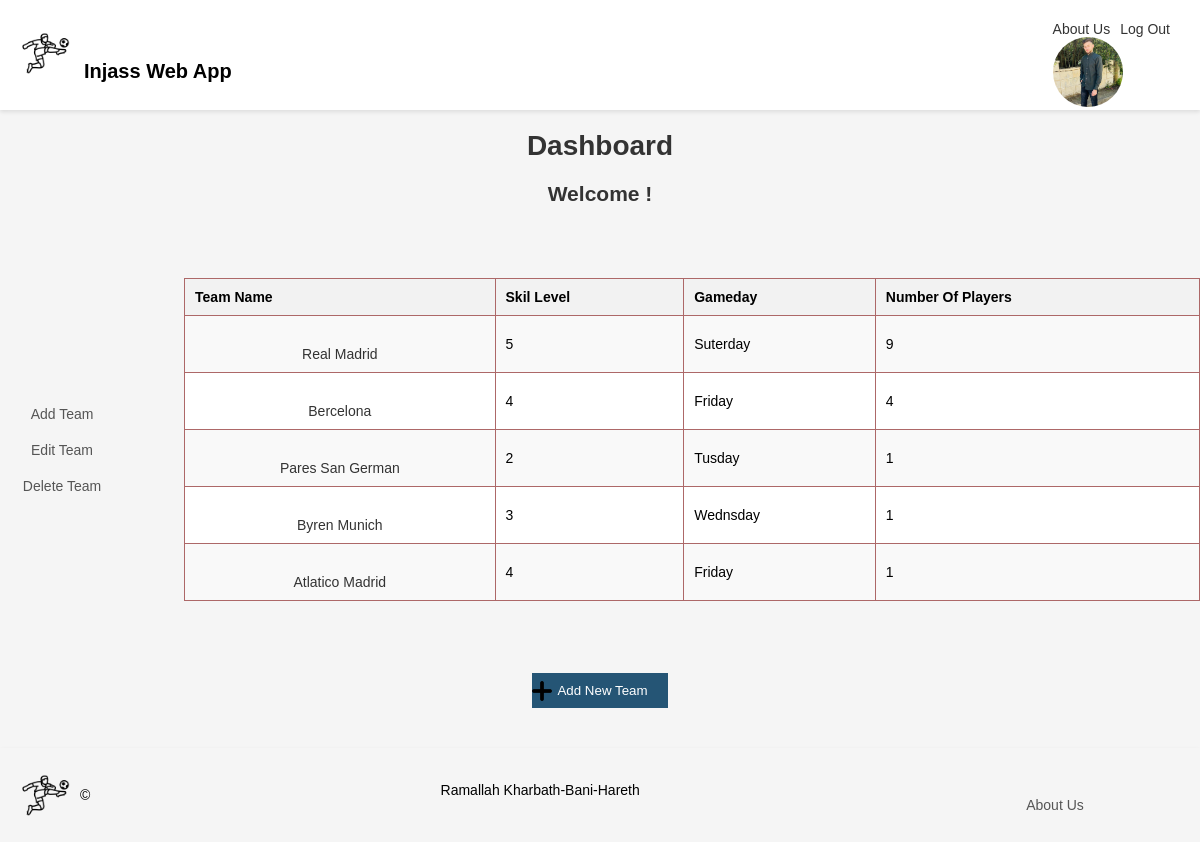
Page /dashboard.php on the committed database.
### tables this page shows
CREATE TABLE `team` (
  `team_id` int(11) NOT NULL,
  `user_id` int(11) NOT NULL,
  `team_name` varchar(250) NOT NULL,
  `skill_level` int(11) NOT NULL,
  `gameday` varchar(250) NOT NULL
);

### dashboard.php (the view, shortened to what this page needs)
<?php
include "db.inc";
$query="SELECT * FROM `team`;";
$d=$pdo->query($query);
?>
<!DOCTYPE html>
<html lang="en">
<head>
    <link rel="stylesheet" href="dashboard.css">
</head>
<body>
    <header>
    <div class="header-left">
      <img src="imges/soccer-player.png" alt="App Logo" class="logo">
      <label class="header-text"><strong>Injass Web App</strong></label>
    </div>
    <div class="header-right">
      <nav class="nav-links">
        <a href="about.html" class="nav-link">About Us</a>
        <a href="logout.php" class="nav-link">Log Out</a>
      </nav>
      <img src="imges/me.jpg" alt="Photo" class="photo">
    </div>
    </header>
    <h1>Dashboard</h1>
    <?php
        echo "<h2>Welcome ".$_SESSION['name']." !</h2>";
    ?>
    <br>
    <br>
    <div class="all">
    <div class="links">
        <nav>
            <a href="createTeam.php">Add Team</a>
            <a href="">Edit Team</a>
            <a href="">Delete Team</a>
        </nav>
    </div>
    <table border=1>
        <tr>
            <th>Team Name</th>
            <th>Skil Level</th>
            <th>Gameday</th>
            <th>Number Of Players</th>
        </tr>
        <?php
            foreach($d as $data)
            {
                $teamID=$data['team_id'];
        ?>
        <tr>
            <td><a href='teamDetail.php?id=<?php echo $teamID;?>'><?php echo $data['team_name'];?></a></td>
            <td><?php echo $data['skill_level'];?></td>
            <td><?php echo $data['gameday'];?></td>
            <?php
                $conditionValue=$data['team_id'];
                $stmt = $pdo->prepare("SELECT * FROM player WHERE team_id = :value");
                $stmt->bindParam(':value', $conditionValue);
                $stmt->execute();
                $rowCount = $stmt->rowCount();
            ?>
            <td><?php echo $rowCount;?></td>
        </tr>
        <?php
        }
        ?>
    </table>
    </div>
    <br><br>
    <form action="" method="post">
    <input type="submit" name="newTeam" value="Add New Team">
    </form>
    <footer>
    <div class="logoDiv">
        <img src="imges/soccer-player.png" class="logo" alt="Logo">
        <p>&copy;</p>
    </div>
    <div class="address">
        <p>Ramallah Kharbath-Bani-Hareth</p>
    </div>
    <div class="links">
        <a href="about.html">About Us</a>
    </div>
    </footer>
</body>
</html>

### dashboard.css (style rules this page uses)
header { background-color: #fff; padding: 20px; display: flex; align-items: center; justify-content: space-between; height: 70px; box-shadow: 0 2px 4px rgba(0, 0, 0, 0.1); }
.logo { width: 50px; height: 50px; margin-right: 10px; }
.header-text { font-size: 20px; margin-right: 20px; }
.nav-links { display: flex; }
.nav-link { text-decoration: none; color: #333; margin-right: 10px; }
.photo { max-width: 70px; height: auto; border-radius: 50%; }
body, h1, h2, table { margin: 0; padding: 0; }
body { background-color: #f5f5f5; font-family: Arial, sans-serif; font-size: 14px; }
h1, h2 { color: #333333; text-align: center; margin: 20px 0; }
table { width: 90%; border-collapse: collapse; margin: 20px auto; background-color: #ffffff; border: 1px solid #ad6868; }
th, td { padding: 10px; text-align: left; }
th { background-color: #f2f2f2; font-weight: bold; }
tr:nth-child(even) { background-color: #f9f9f9; }
a { display: block; text-align: center; margin-top: 20px; color: #333333; text-decoration: none; }
form { text-align: center; margin-top: 20px; }
input[type="submit"] { padding: 10px 20px; background-color: #255575; color: #ffffff; border: none; padding-left: 25px; background-image: url('imges/add.png'); background-repeat: no-repeat; background-position: left; background-size: 20px; margin-bottom: 40px; }
footer { background-color: #f5f5f5; padding: 20px; display: flex; align-items: center; justify-content: space-between; box-shadow: 0 2px 4px rgba(0, 0, 0, 0.1); }
.links { margin-right: 70px; margin-left: 20px; width: 100px; }
.address { margin-bottom: 10px; }
.links a { color: #555; text-decoration: none; margin-right: 10px; }
.all { display: flex; align-items: center; justify-content: space-between; }
.logoDiv { display: flex; align-items: center; justify-content: space-between; }

### rows in the picture
team: team_name "Real Madrid", skill_level "5", gameday "Suterday", rowCount "9"
team: team_name "Bercelona", skill_level "4", gameday "Friday", rowCount "4"
team: team_name "Pares San German", skill_level "2", gameday "Tusday", rowCount "1"
team: team_name "Byren Munich", skill_level "3", gameday "Wednsday", rowCount "1"
team: team_name "Atlatico Madrid", skill_level "4", gameday "Friday", rowCount "1"
